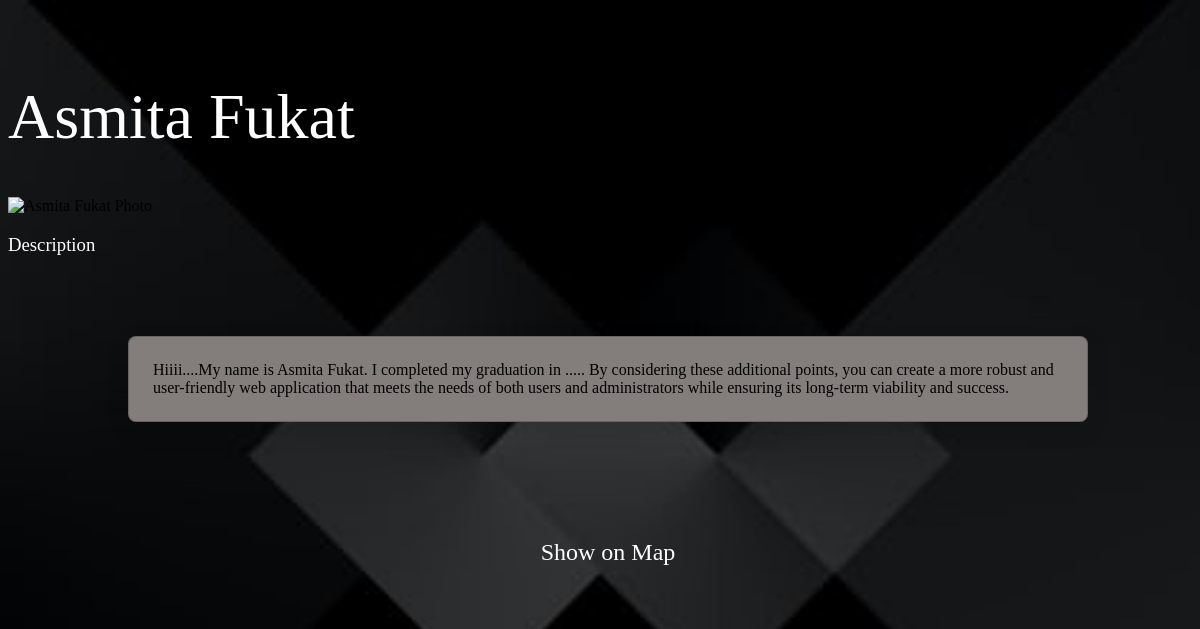
/1/, run on the app's committed database.
### profiles/models.py (models this page shows)
class Profile(models.Model):
    name = models.CharField(max_length=100)
    photo = models.ImageField(upload_to='profile_photos/')
    description = models.TextField()
    address = models.CharField(max_length=200)
    latitude = models.FloatField()
    longitude = models.FloatField()

### profiles/views.py (the view)
# urls.py: path('<int:profile_id>/', views.profile_detail, name='profile_detail'),
def profile_detail(request, profile_id):
    profile = get_object_or_404(Profile, pk=profile_id)
    return render(request, 'profiles/profile_detail.html', {'profile': profile})

### templates/profiles/profile_detail.html (shortened to what this page needs)
<!DOCTYPE html>
{%load static%}
<html>
<head>
</head>
<body>
    <h1>{{ profile.name }}</h1>
    <img src="{%static '{profile.photo.url}' %}" alt="{{ profile.name }} Photo">
    <h3>Description</h3>
    <p>{{ profile.description }}</p>
    <a href="https://www.google.com/maps/place/Star+Giga+Net/@18.6460556,73.7594041,15.9z/data=!4m6!3m5!1s0x3bc2b9e927bf0497:0xea4c55d491f303c8!8m2!3d18.6456723!4d73.7664645!16s%2Fg%2F11c2bsv37y?authuser=0&entry=ttu" id="show-map">Show on Map</a>
</body>
</html>

### data on the page
Profile: name "Asmita Fukat", description "Hiiii....My name is Asmita Fukat. I completed my graduation in ..... By considering these additional points, you can create a more robust and user-friendly web application that meets the needs of both users and administrators while ensuring its long-term viability and success."
